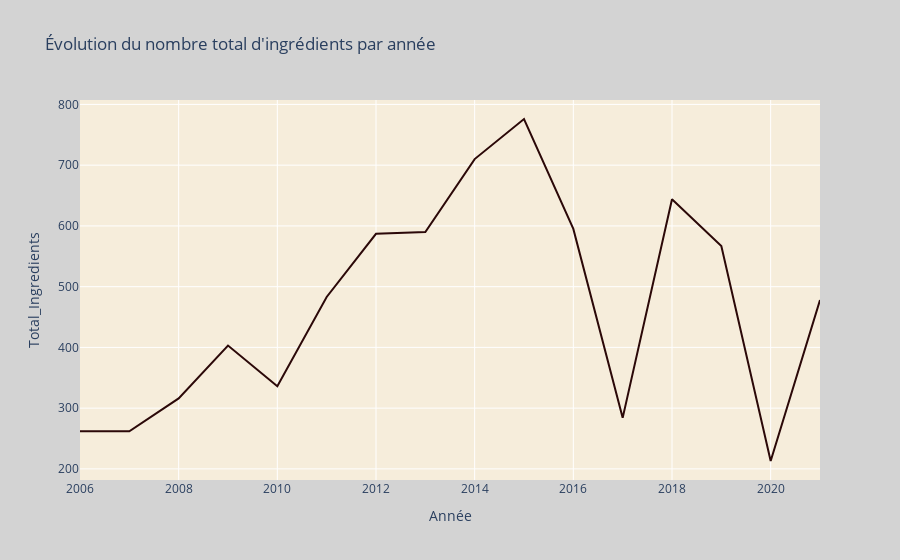

The cell this chart's notebook holds for it:
### Code cell
# Créer un graphique linéaire pour visualiser l'évolution du nombre total d'ingrédients par année
fig = px.line(data_grouped, x='review_date', y='Total_Ingredients', title='Évolution du nombre total d\'ingrédients par année',
              labels={'review_date': 'Année', 'Total Ingredients': 'Nombre total d\'ingrédients'},color_discrete_sequence=['#2b0808'])

fig.update_layout(plot_bgcolor='#f6eddb', paper_bgcolor='lightgray')

# Afficher le graphique
fig.show()

# Enregistrer le graphique dans un fichier HTML
file_name = '/Users/benjamincordebar/Desktop/2A/S8/VBD/viz_project/dynamic_representations/change_in_total_number_of_ingredients_per_year.html'
fig.write_html(file_name)

### Figure 1 — Plotly figure (JSON) as saved in the notebook; plotly's stock layout.template omitted (floating-point values rounded to 4 significant figures)
{"data": [{"hovertemplate": "Année=%{x}<br>Total_Ingredients=%{y}<extra></extra>", "legendgroup": "", "line": {"color": "#2b0808", "dash": "solid"}, "marker": {"symbol": "circle"}, "mode": "lines", "name": "", "orientation": "v", "showlegend": false, "type": "scatter", "x": [2006, 2007, 2008, 2009, 2010, 2011, 2012, 2013, 2014, 2015, 2016, 2017, 2018, 2019, 2020, 2021], "xaxis": "x", "y": [262, 262, 316, 403, 336, 483, 587, 590, 710, 776, 595, 284, 644, 567, 213, 478], "yaxis": "y"}], "layout": {"legend": {"tracegroupgap": 0}, "paper_bgcolor": "lightgray", "plot_bgcolor": "#f6eddb", "title": {"text": "Évolution du nombre total d'ingrédients par année"}, "xaxis": {"anchor": "y", "domain": [0, 1], "title": {"text": "Année"}}, "yaxis": {"anchor": "x", "domain": [0, 1], "title": {"text": "Total_Ingredients"}}}}
